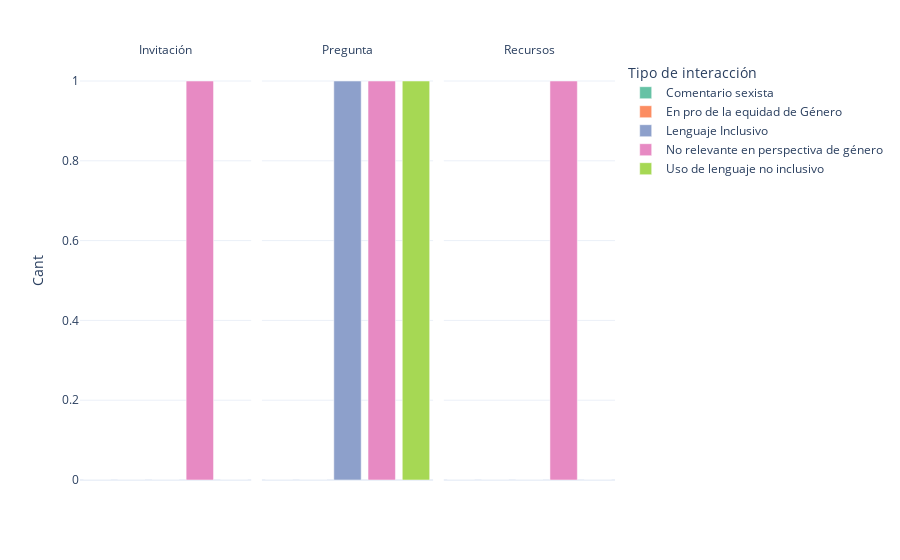

Source (notebook cell):
### Code cell
figcpubg=px.bar(pivotpublicgen,x='Tipo de interacción', y='Cant', color='Tipo de interacción', facet_col='Tipo_post', template="plotly_white",color_discrete_sequence=px.colors.qualitative.Set2, facet_col_wrap=3)
figcpubg.update_xaxes(visible=False, showticklabels=False)
figcpubg.for_each_annotation(lambda a: a.update(text=a.text.split("=")[-1]))
figcpubg.show(config=config_chart)

### Figure 1 — Plotly figure (JSON) as saved in the notebook; plotly's stock layout.template omitted (floating-point values rounded to 4 significant figures)
{"data": [{"alignmentgroup": "True", "hovertemplate": "Tipo de interacción=%{x}<br>Tipo_post=Invitación<br>Cant=%{y}<extra></extra>", "legendgroup": "Comentario sexista", "marker": {"color": "rgb(102,194,165)", "pattern": {"shape": ""}}, "name": "Comentario sexista", "offsetgroup": "Comentario sexista", "orientation": "v", "showlegend": true, "textposition": "auto", "type": "bar", "x": ["Comentario sexista"], "xaxis": "x", "y": [0], "yaxis": "y"}, {"alignmentgroup": "True", "hovertemplate": "Tipo de interacción=%{x}<br>Tipo_post=Pregunta<br>Cant=%{y}<extra></extra>", "legendgroup": "Comentario sexista", "marker": {"color": "rgb(102,194,165)", "pattern": {"shape": ""}}, "name": "Comentario sexista", "offsetgroup": "Comentario sexista", "orientation": "v", "showlegend": false, "textposition": "auto", "type": "bar", "x": ["Comentario sexista"], "xaxis": "x2", "y": [0], "yaxis": "y2"}, {"alignmentgroup": "True", "hovertemplate": "Tipo de interacción=%{x}<br>Tipo_post=Recursos<br>Cant=%{y}<extra></extra>", "legendgroup": "Comentario sexista", "marker": {"color": "rgb(102,194,165)", "pattern": {"shape": ""}}, "name": "Comentario sexista", "offsetgroup": "Comentario sexista", "orientation": "v", "showlegend": false, "textposition": "auto", "type": "bar", "x": ["Comentario sexista"], "xaxis": "x3", "y": [0], "yaxis": "y3"}, {"alignmentgroup": "True", "hovertemplate": "Tipo de interacción=%{x}<br>Tipo_post=Invitación<br>Cant=%{y}<extra></extra>", "legendgroup": "En pro de la equidad de Género", "marker": {"color": "rgb(252,141,98)", "pattern": {"shape": ""}}, "name": "En pro de la equidad de Género", "offsetgroup": "En pro de la equidad de Género", "orientation": "v", "showlegend": true, "textposition": "auto", "type": "bar", "x": ["En pro de la equidad de Género"], "xaxis": "x", "y": [0], "yaxis": "y"}, {"alignmentgroup": "True", "hovertemplate": "Tipo de interacción=%{x}<br>Tipo_post=Pregunta<br>Cant=%{y}<extra></extra>", "legendgroup": "En pro de la equidad de Género", "marker": {"color": "rgb(252,141,98)", "pattern": {"shape": ""}}, "name": "En pro de la equidad de Género", "offsetgroup": "En pro de la equidad de Género", "orientation": "v", "showlegend": false, "textposition": "auto", "type": "bar", "x": ["En pro de la equidad de Género"], "xaxis": "x2", "y": [0], "yaxis": "y2"}, {"alignmentgroup": "True", "hovertemplate": "Tipo de interacción=%{x}<br>Tipo_post=Recursos<br>Cant=%{y}<extra></extra>", "legendgroup": "En pro de la equidad de Género", "marker": {"color": "rgb(252,141,98)", "pattern": {"shape": ""}}, "name": "En pro de la equidad de Género", "offsetgroup": "En pro de la equidad de Género", "orientation": "v", "showlegend": false, "textposition": "auto", "type": "bar", "x": ["En pro de la equidad de Género"], "xaxis": "x3", "y": [0], "yaxis": "y3"}, {"alignmentgroup": "True", "hovertemplate": "Tipo de interacción=%{x}<br>Tipo_post=Invitación<br>Cant=%{y}<extra></extra>", "legendgroup": "Lenguaje Inclusivo", "marker": {"color": "rgb(141,160,203)", "pattern": {"shape": ""}}, "name": "Lenguaje Inclusivo", "offsetgroup": "Lenguaje Inclusivo", "orientation": "v", "showlegend": true, "textposition": "auto", "type": "bar", "x": ["Lenguaje Inclusivo"], "xaxis": "x", "y": [0], "yaxis": "y"}, {"alignmentgroup": "True", "hovertemplate": "Tipo de interacción=%{x}<br>Tipo_post=Pregunta<br>Cant=%{y}<extra></extra>", "legendgroup": "Lenguaje Inclusivo", "marker": {"color": "rgb(141,160,203)", "pattern": {"shape": ""}}, "name": "Lenguaje Inclusivo", "offsetgroup": "Lenguaje Inclusivo", "orientation": "v", "showlegend": false, "textposition": "auto", "type": "bar", "x": ["Lenguaje Inclusivo"], "xaxis": "x2", "y": [1], "yaxis": "y2"}, {"alignmentgroup": "True", "hovertemplate": "Tipo de interacción=%{x}<br>Tipo_post=Recursos<br>Cant=%{y}<extra></extra>", "legendgroup": "Lenguaje Inclusivo", "marker": {"color": "rgb(141,160,203)", "pattern": {"shape": ""}}, "name": "Lenguaje Inclusivo", "offsetgroup": "Lenguaje Inclusivo", "orientation": "v", "showlegend": false, "textposition": "auto", "type": "bar", "x": ["Lenguaje Inclusivo"], "xaxis": "x3", "y": [0], "yaxis": "y3"}, {"alignmentgroup": "True", "hovertemplate": "Tipo de interacción=%{x}<br>Tipo_post=Invitación<br>Cant=%{y}<extra></extra>", "legendgroup": "No relevante en perspectiva de género", "marker": {"color": "rgb(231,138,195)", "pattern": {"shape": ""}}, "name": "No relevante en perspectiva de género", "offsetgroup": "No relevante en perspectiva de género", "orientation": "v", "showlegend": true, "textposition": "auto", "type": "bar", "x": ["No relevante en perspectiva de género"], "xaxis": "x", "y": [1], "yaxis": "y"}, {"alignmentgroup": "True", "hovertemplate": "Tipo de interacción=%{x}<br>Tipo_post=Pregunta<br>Cant=%{y}<extra></extra>", "legendgroup": "No relevante en perspectiva de género", "marker": {"color": "rgb(231,138,195)", "pattern": {"shape": ""}}, "name": "No relevante en perspectiva de género", "offsetgroup": "No relevante en perspectiva de género", "orientation": "v", "showlegend": false, "textposition": "auto", "type": "bar", "x": ["No relevante en perspectiva de género"], "xaxis": "x2", "y": [1], "yaxis": "y2"}, {"alignmentgroup": "True", "hovertemplate": "Tipo de interacción=%{x}<br>Tipo_post=Recursos<br>Cant=%{y}<extra></extra>", "legendgroup": "No relevante en perspectiva de género", "marker": {"color": "rgb(231,138,195)", "pattern": {"shape": ""}}, "name": "No relevante en perspectiva de género", "offsetgroup": "No relevante en perspectiva de género", "orientation": "v", "showlegend": false, "textposition": "auto", "type": "bar", "x": ["No relevante en perspectiva de género"], "xaxis": "x3", "y": [1], "yaxis": "y3"}, {"alignmentgroup": "True", "hovertemplate": "Tipo de interacción=%{x}<br>Tipo_post=Invitación<br>Cant=%{y}<extra></extra>", "legendgroup": "Uso de lenguaje no inclusivo", "marker": {"color": "rgb(166,216,84)", "pattern": {"shape": ""}}, "name": "Uso de lenguaje no inclusivo", "offsetgroup": "Uso de lenguaje no inclusivo", "orientation": "v", "showlegend": true, "textposition": "auto", "type": "bar", "x": ["Uso de lenguaje no inclusivo"], "xaxis": "x", "y": [0], "yaxis": "y"}, {"alignmentgroup": "True", "hovertemplate": "Tipo de interacción=%{x}<br>Tipo_post=Pregunta<br>Cant=%{y}<extra></extra>", "legendgroup": "Uso de lenguaje no inclusivo", "marker": {"color": "rgb(166,216,84)", "pattern": {"shape": ""}}, "name": "Uso de lenguaje no inclusivo", "offsetgroup": "Uso de lenguaje no inclusivo", "orientation": "v", "showlegend": false, "textposition": "auto", "type": "bar", "x": ["Uso de lenguaje no inclusivo"], "xaxis": "x2", "y": [1], "yaxis": "y2"}, {"alignmentgroup": "True", "hovertemplate": "Tipo de interacción=%{x}<br>Tipo_post=Recursos<br>Cant=%{y}<extra></extra>", "legendgroup": "Uso de lenguaje no inclusivo", "marker": {"color": "rgb(166,216,84)", "pattern": {"shape": ""}}, "name": "Uso de lenguaje no inclusivo", "offsetgroup": "Uso de lenguaje no inclusivo", "orientation": "v", "showlegend": false, "textposition": "auto", "type": "bar", "x": ["Uso de lenguaje no inclusivo"], "xaxis": "x3", "y": [0], "yaxis": "y3"}], "layout": {"annotations": [{"font": {}, "showarrow": false, "text": "Invitación", "x": 0.16, "xanchor": "center", "xref": "paper", "y": 1, "yanchor": "bottom", "yref": "paper"}, {"font": {}, "showarrow": false, "text": "Pregunta", "x": 0.5, "xanchor": "center", "xref": "paper", "y": 1, "yanchor": "bottom", "yref": "paper"}, {"font": {}, "showarrow": false, "text": "Recursos", "x": 0.84, "xanchor": "center", "xref": "paper", "y": 1, "yanchor": "bottom", "yref": "paper"}], "autosize": true, "barmode": "relative", "legend": {"title": {"text": "Tipo de interacción"}, "tracegroupgap": 0}, "margin": {"t": 60}, "xaxis": {"anchor": "y", "autorange": true, "categoryarray": ["Comentario sexista", "En pro de la equidad de Género", "Lenguaje Inclusivo", "No relevante en perspectiva de género", "Uso de lenguaje no inclusivo"], "categoryorder": "array", "domain": [0, 0.32], "range": [-0.5, 4.5], "showticklabels": false, "title": {"text": "Tipo de interacción"}, "type": "category", "visible": false}, "xaxis2": {"anchor": "y2", "autorange": true, "categoryarray": ["Comentario sexista", "En pro de la equidad de Género", "Lenguaje Inclusivo", "No relevante en perspectiva de género", "Uso de lenguaje no inclusivo"], "categoryorder": "array", "domain": [0.34, 0.66], "matches": "x", "range": [-0.5, 4.5], "showticklabels": false, "title": {"text": "Tipo de interacción"}, "type": "category", "visible": false}, "xaxis3": {"anchor": "y3", "autorange": true, "categoryarray": ["Comentario sexista", "En pro de la equidad de Género", "Lenguaje Inclusivo", "No relevante en perspectiva de género", "Uso de lenguaje no inclusivo"], "categoryorder": "array", "domain": [0.68, 1.0], "matches": "x", "range": [-0.5, 4.5], "showticklabels": false, "title": {"text": "Tipo de interacción"}, "type": "category", "visible": false}, "yaxis": {"anchor": "x", "autorange": true, "domain": [0, 1], "range": [0, 1.053], "title": {"text": "Cant"}, "type": "linear"}, "yaxis2": {"anchor": "x2", "autorange": true, "domain": [0, 1], "matches": "y", "range": [0, 1.053], "showticklabels": false, "type": "linear"}, "yaxis3": {"anchor": "x3", "autorange": true, "domain": [0, 1], "matches": "y", "range": [0, 1.053], "showticklabels": false, "type": "linear"}}}
